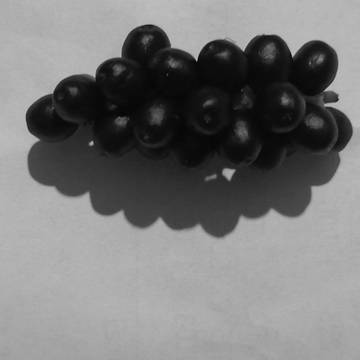
#> input picture Fruit.jpg, 360 x 360 px
$ python Question_04_b.py
#> lines starting #> are read from the running program, lines starting #| are printed output that depends on the picture
import numpy as np
import matplotlib.pyplot as plt
import matplotlib.image as mpimg
import scipy.fftpack as sfft
import scipy.signal as signal


img = mpimg.imread("Fruit.jpg")
#> img is the input picture: shape (360, 360); min 1, max 198, mean 120.8

#Gaussian filter
kernel = np.outer(signal.gaussian(360, 5), signal.gaussian(360, 5))
kf = sfft.fft2(sfft.ifftshift(kernel))  #freq domain kernel
plt.imshow(np.abs(kf))
plt.show()
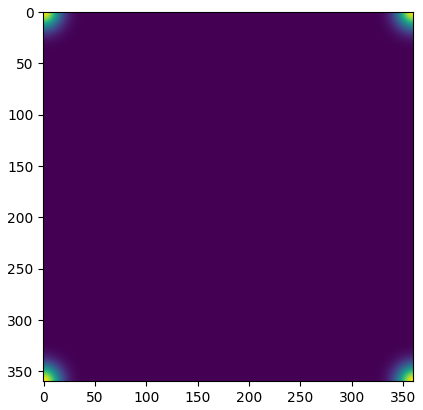
#> figure drawn by matplotlib, 1 panel
imgf = sfft.fft2(img)
plt.imshow(np.abs(kf))
plt.show()
img_b = imgf*kf
plt.imshow(np.abs(img_b))
plt.show()
img1 = sfft.ifft2(img_b)
plt.imshow(np.abs(img1))
plt.show()
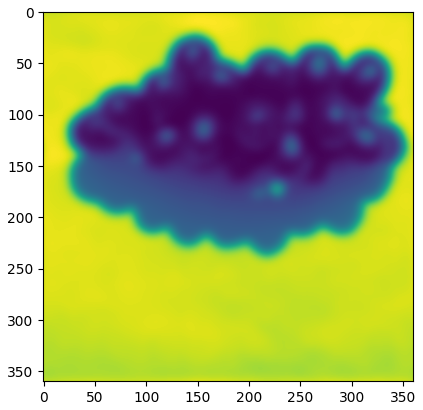
#> figure drawn by matplotlib, 1 panel
